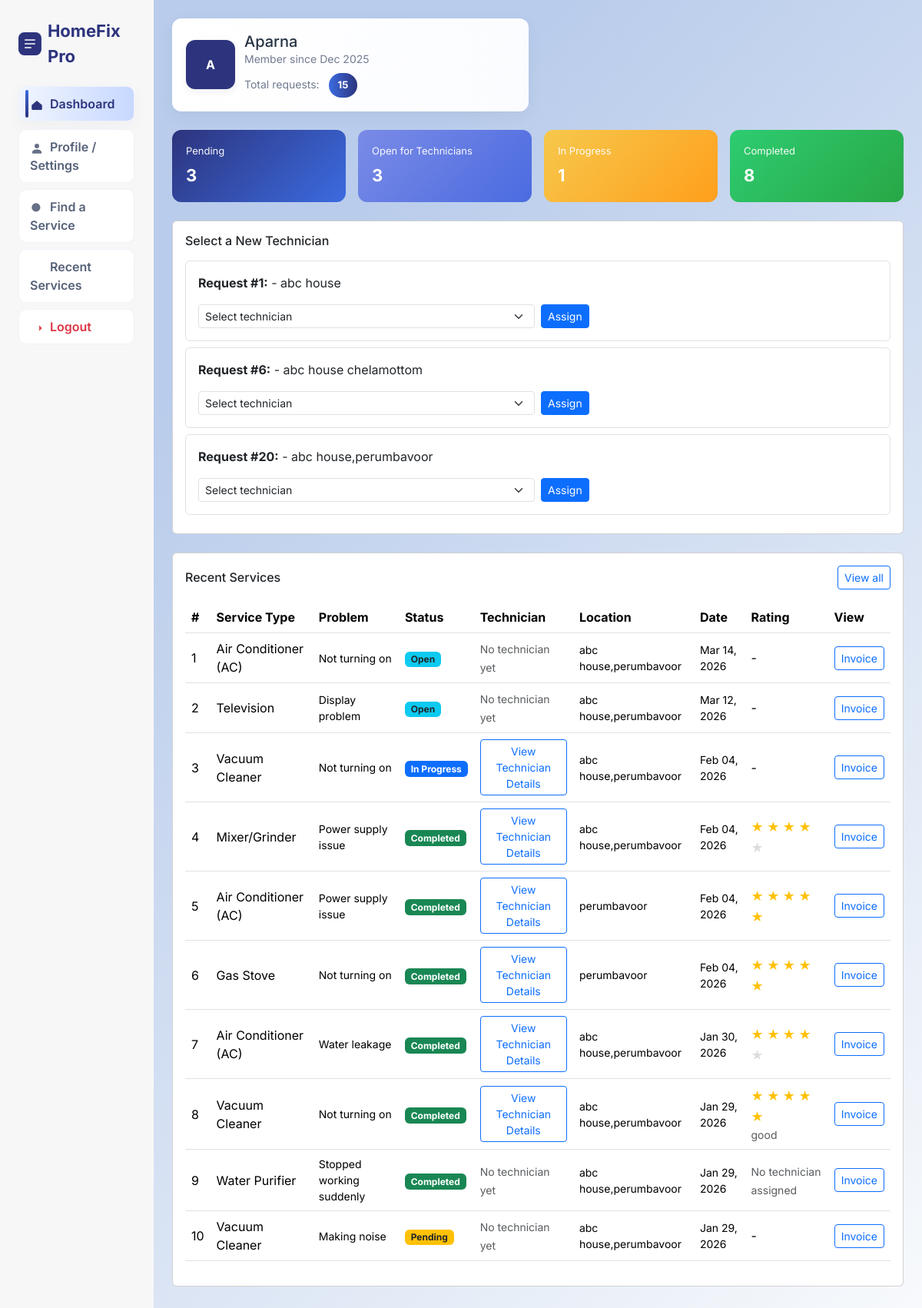
The app's page /dashboard/ (signed in), older data.
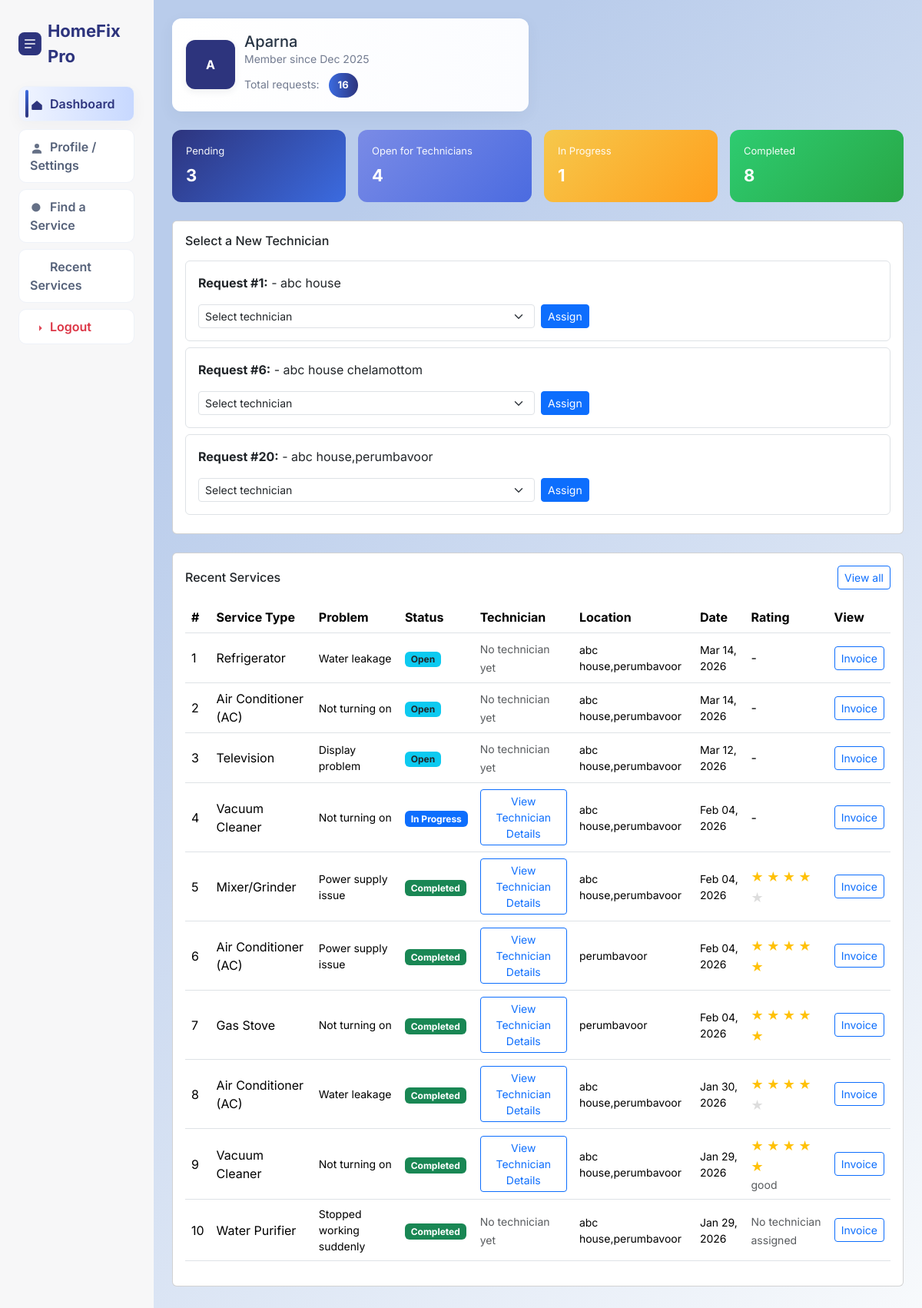
The same page, newer data.
### homeservice/models.py (models this page shows)
class ServiceRequest(models.Model):
    STATUS_CHOICES = [
        ('pending', 'Pending'),
        ('open', 'Open for Technicians'),
        ('assigned', 'Assigned'),
        ('rescheduled', 'Rescheduled'),
        ('accepted', 'Accepted by User'),
        ('reschedule_rejected', 'Reschedule Rejected'),
        ('completed', 'Completed'),
    ]
    user = models.ForeignKey(User, on_delete=models.CASCADE, related_name='requests')
    technician = models.ForeignKey(
        User,
        on_delete=models.SET_NULL,
        null=True,
        blank=True,
        related_name='assigned_jobs'
    )
    service_type = models.CharField(max_length=100)
    problem_description = models.TextField()
    address = models.TextField()
    location = models.CharField(max_length=100, default='')  # Service area for technician matching
    preferred_date = models.DateField(null=True, blank=True)
    preferred_time = models.TimeField(null=True, blank=True)
    suggested_date = models.DateField(null=True, blank=True)
    suggested_time = models.TimeField(null=True, blank=True)
    status = models.CharField(
        max_length=20,
        choices=STATUS_CHOICES,
        default='pending'
    )
    created_at = models.DateTimeField(auto_now_add=True)
    completed_at = models.DateTimeField(null=True, blank=True)
    class Meta:
        pass
    service_amount = models.DecimalField(
        max_digits=8,
        decimal_places=2,
        null=True,
        blank=True
    )
    invoice_number = models.CharField(
        max_length=50,
        null=True,
        blank=True
    )
    invoice_generated = models.BooleanField(default=False)
    rating = models.IntegerField(
        null=True,
        blank=True,
        choices=[(1, '1 Star'), (2, '2 Stars'), (3, '3 Stars'), (4, '4 Stars'), (5, '5 Stars')]
    )
    review = models.TextField(null=True, blank=True)

### homeservice/views.py (the view)
# urls.py: path('dashboard/', views.dashboard, name='dashboard'),
@never_cache
@login_required
def dashboard(request):
    if Technician.objects.filter(user=request.user).exists():
        return redirect('techniciandashboard')
    customer, _ = Customer.objects.get_or_create(user=request.user)
    missing_fields = []
    if not request.user.first_name:
        missing_fields.append('name')
    if not customer.phone:
        missing_fields.append('phone')
    if not customer.location:
        missing_fields.append('location')
    complete_profile_needed = len(missing_fields) > 0
    requests_qs = ServiceRequest.objects.filter(user=request.user).select_related('technician', 'rating_obj')
    pending_count = requests_qs.filter(status="pending").count()
    open_count = requests_qs.filter(status__iexact="open").count()
    progress_count = requests_qs.filter(status__iexact="assigned").count()
    completed_count = requests_qs.filter(status__iexact="completed").count()
    total_requests = requests_qs.count()  # include all statuses
    reassign_requests = ServiceRequest.objects.filter(
        user=request.user,
        technician__isnull=True,
        status__in=['pending', 'reschedule_rejected'],
    )
    rescheduled_requests = ServiceRequest.objects.filter(user=request.user, status="rescheduled")
    from .utils import get_eligible_technicians_for_request
    for req in reassign_requests:
        req.eligible_technicians = get_eligible_technicians_for_request(req.location)
    context = {
        "pending": pending_count,
        "open": open_count,
        "progress": progress_count,
        "completed": completed_count,
        "recent_requests": requests_qs.order_by("-created_at")[:10],
        "rescheduled_requests": rescheduled_requests,
        "reassign_requests": reassign_requests,
        "total_requests": total_requests,
        "complete_profile_needed": complete_profile_needed,
        "customer": customer,
    }
    return render(request, "homeservice/userdashboard.html", context)

### homeservice/utils.py (called while the page is built)
def get_eligible_technicians_for_request(request_address):
    user_address = request_address.lower()
    technicians = Technician.objects.filter(is_active=True, is_approved=True)
    matched = []
    for tech in technicians:
        areas = tech.service_locations.lower().split(",")
        for area in areas:
            area = area.strip()
            if area in user_address:
                matched.append(tech)
                break
    return matched

### homeservice/templates/homeservice/userdashboard.html (shortened to what the changed rows need)
<!DOCTYPE html>
<html lang="en">
<head>
    <link href="https://cdn.jsdelivr.net/npm/bootstrap@5.3.2/dist/css/bootstrap.min.css" rel="stylesheet">
</head>
<body>
<div class="container-fluid">
    <div class="row">
        <main class="col-md-9 col-lg-10 p-4">
            <div class="row align-items-center mb-4">
                <div class="col-md-6">
                    <div class="profile-card card-box d-flex align-items-center">
                        <div>
                            <div class="mt-2 small muted">Total requests: <span class="total-badge">{{ total_requests|default:0 }}</span></div>
                        </div>
                    </div>
                </div>
            </div>
            <div class="row g-3 mb-4">
                <div class="col-6 col-sm-3">
                    <div class="stat-card" style="background: linear-gradient(135deg,#7a8be6,#4b6be0);">
                        <div class="label">Open for Technicians</div>
                        <div class="value">{{ open|default:0 }}</div>
                    </div>
                </div>
            </div>
            {% if reassign_requests %}
            <div class="card bg-white mb-4">
                <div class="card-body">
                    {% for item in reassign_requests %}
                        <div class="border rounded p-3 mb-2">
                            <div><strong>Request #{{ item.id }}:</strong> {{ item.appliance_name }} - {{ item.address }}</div>
                            <form method="post" action="{% url 'user_assign_technician' item.id %}">
                                <div class="row g-2 align-items-center mt-2">
                                    <div class="col-md-6">
                                        <select name="technician_id" class="form-select form-select-sm" required>
                                            <option value="">Select technician</option>
                                        </select>
                                    </div>
                                    <div class="col-auto">
                                        <button class="btn btn-primary btn-sm">Assign</button>
                                    </div>
                                </div>
                            </form>
                        </div>
                    {% endfor %}
                </div>
            </div>
            {% endif %}
            <div class="card bg-white mb-4">
                <div class="card-body">
                    {% if recent_requests %}
                    <div class="table-responsive">
                        <table class="table table-hover">
                            <thead>
                                <tr>
                                    <th>#</th>
                                    <th>Service Type</th>
                                    <th>Problem</th>
                                            <th>Status</th>
                                    <th>Technician</th>
                                    <th>Location</th>
                                    <th>Date</th>
                                    <th>Rating</th>
                                    <th>View</th>
                                </tr>
                            </thead>
                            <tbody>
                            {% for item in recent_requests %}
                                <tr>
                                    <td class="align-middle">{{ forloop.counter }}</td>
                                    <td class="align-middle">{{ item.service_type }}</td>
                                    <td class="muted small align-middle">{{ item.problem_description|truncatewords:6 }}</td>
                                    <td class="align-middle">
                                        {% with status=item.status|default:""|lower %}
                                            {% if status == 'pending' %}
                                                <span class="badge bg-warning text-dark">Pending</span>
                                            {% elif status == 'assigned' %}
                                                <span class="badge bg-primary">In Progress</span>
                                            {% elif status == 'completed' %}
                                                <span class="badge bg-success">Completed</span>
                                            {% elif status == 'open' %}
                                                <span class="badge bg-info text-dark">Open</span>
                                            {% elif status == 'rescheduled' %}
                                                <span class="badge bg-warning text-dark">Rescheduled</span>
                                            {% elif status == 'accepted' %}
                                                <span class="badge bg-success">Accepted</span>
                                            {% elif status == 'reschedule_rejected' %}
                                                <span class="badge bg-danger">Reschedule Rejected</span>
                                            {% else %}
                                                <span class="badge bg-secondary">{{ item.get_status_display|default:item.status|default:'Unknown' }}</span>
                                            {% endif %}
                                        {% endwith %}
                                    </td>
                                    <td class="align-middle">
                                        {% if item.technician and item.technician.technician %}
                                            <button class="btn btn-sm btn-outline-primary" data-bs-toggle="modal" data-bs-target="#techModal{{ item.id }}">View Technician Details</button>
                                        {% else %}
                                            <small class="text-muted">No technician yet</small>
                                        {% endif %}
                                    </td>
                                    <td class="muted small align-middle">{{ item.address }}</td>
                                    <td class="muted small align-middle">{{ item.created_at|date:'M d, Y' }}</td>
                                    <td class="align-middle">
                                        {% if item.status|lower == 'completed' %}
                                            {% if item.rating_obj or item.rating %}
                                                {% with stars=item.rating_obj.stars|default:item.rating %}
                                                <div class="rating-stars d-inline-block me-2">
                                                    {% for i in "12345"|make_list %}
                                                        <span class="star {% if forloop.counter <= stars %}filled{% endif %}">★</span>
                                                    {% endfor %}
                                                </div>
                                                {% if item.review %}
                                                    <small class="text-muted d-block">{{ item.review|truncatewords:5 }}</small>
                                                {% endif %}
                                                {% endwith %}
                                            {% elif item.technician %}
                                                <button class="btn btn-sm btn-outline-warning ms-2" data-bs-toggle="modal" data-bs-target="#rateModal{{ item.id }}">Rate</button>
                                            {% else %}
                                                <small class="text-muted">No technician assigned</small>
                                            {% endif %}
                                        {% else %}
                                            -
                                        {% endif %}
                                    </td>
                                    <td class="align-middle text-end">
                                        <a href="{% url 'view_invoice' item.id %}" class="btn btn-sm btn-outline-primary">Invoice</a>
                                    </td>
                                </tr>
                            {% endfor %}
                            </tbody>
                        </table>
                    </div>
                    {% endif %}
                </div>
            </div>
        </main>
    </div>
</div>
</body>
</html>

Row changes from the older to the newer data that the page shows:
no longer on one of the page's lists (row unchanged): ServiceRequest: service_type "Vacuum Cleaner", problem_description "Making noise", address "abc house,perumbavoor", created_at "Jan 29, 2026"
added ServiceRequest: service_type "Refrigerator", problem_description "Water leakage", shows "Open", shows "No technician yet", address "abc house,perumbavoor", created_at "Mar 14, 2026", shown under "Recent Services"
Text that changed along with them:
{{ total_requests|default:0 }}: "15" → "16"
{{ open|default:0 }}: "3" → "4"
